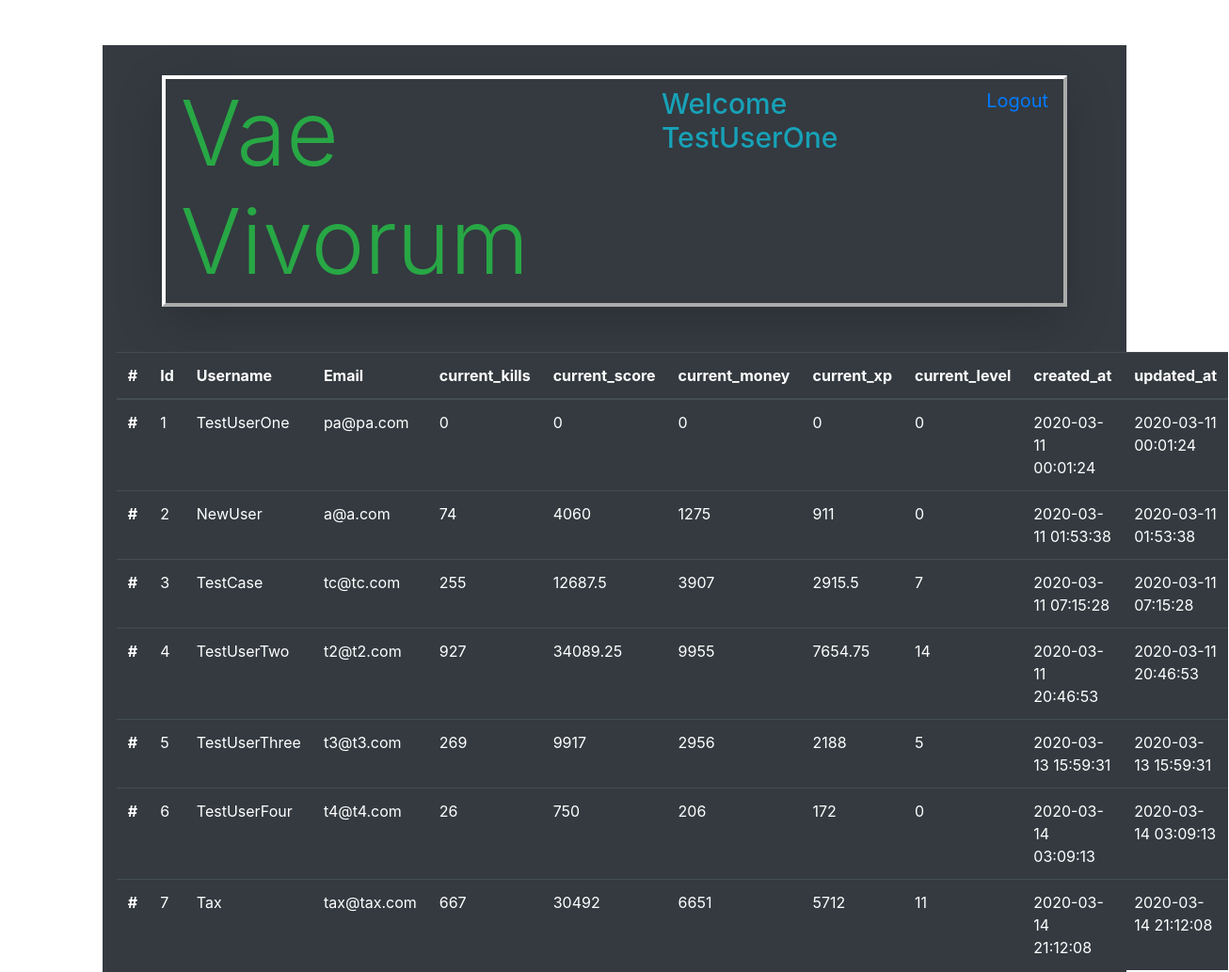
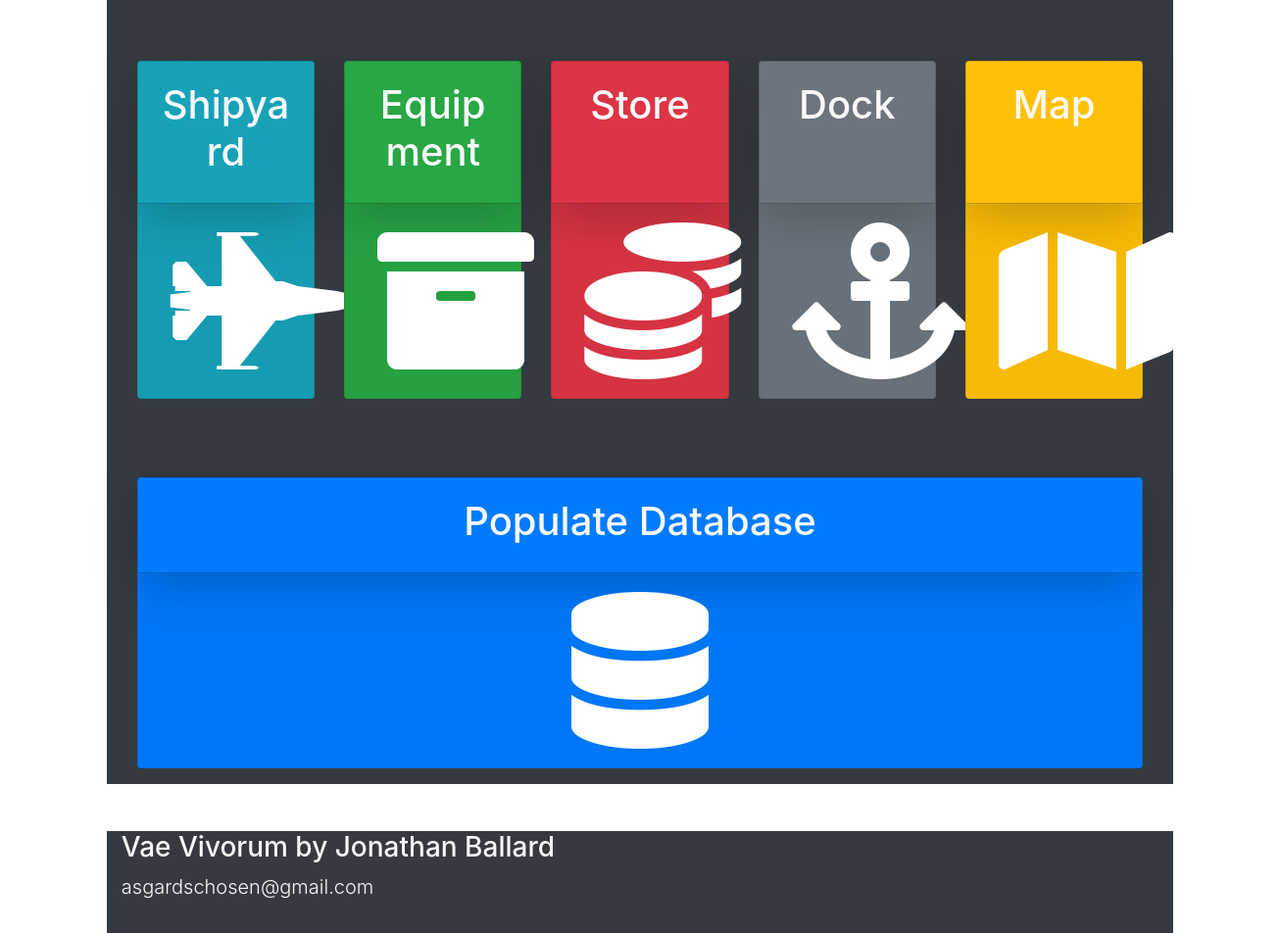
Page /admin (signed in) on the committed database (2 pictures, top to bottom).
### models.py (models this page shows)
class Users(db.Model):
    __tablename__ = "Users"
    id = db.Column(db.Integer, primary_key=True)
    username = db.Column(db.String(255))
    email = db.Column(db.String(255))
    password = db.Column(db.String(255))
    created_at = db.Column(db.DateTime)
    updated_at = db.Column(db.DateTime)
    current_kills = db.Column(db.Integer, default=0)
    current_score = db.Column(db.Integer, default=0)
    current_money = db.Column(db.Integer, default=0)
    current_xp = db.Column(db.Integer, default=0)
    current_level = db.Column(db.Integer, default=0)
    active_ship = db.Column(db.Integer, default=0)
    abilityPointsEarned = db.Column(db.Integer, default=0)
    abilityPointsSpent = db.Column(db.Integer, default = 0)
    passive1 = db.Column(db.Integer, default=0)
    passive2 = db.Column(db.Integer, default=0)
    passive3 = db.Column(db.Integer, default=0)
    passive4 = db.Column(db.Integer, default=0)
    passive5 = db.Column(db.Integer, default=0)
    passive6 = db.Column(db.Integer, default=0)
    passive7 = db.Column(db.Integer, default=0)
    passive8 = db.Column(db.Integer, default=0)
    passive9 = db.Column(db.Integer, default=0)
    passive10 = db.Column(db.Integer, default=0)
    passive11 = db.Column(db.Integer, default=0)
    passive12 = db.Column(db.Integer, default=0)
    passive13 = db.Column(db.Integer, default=0)
    passive14 = db.Column(db.Integer, default=0)
    passive15 = db.Column(db.Integer, default=0)
    passive16 = db.Column(db.Integer, default=0)
    passive17 = db.Column(db.Integer, default=0)
    passive18 = db.Column(db.Integer, default=0)
    passive19 = db.Column(db.Integer, default=0)
    passive20 = db.Column(db.Integer, default=0)
    character_active_ability_id = db.Column(db.Integer, db.ForeignKey("Active_Abilities.id", ondelete="cascade"))
    passive_abilities_this_user_has = db.relationship('User_Character', backref="characters_that_have_this_passive")

### app.py (the view)
@app.route('/admin')
def admin():
    thisUser = Users.query.get(session['id'])
    allUsers = Users.query.all()
    allMaps = Map.query.all()
    if session['id'] != 1 and thisUser.username != "Tax":
        return redirect('/')
    else:
        return render_template('admin.html', thisUser = thisUser, allUsers = allUsers, allMaps = allMaps )

### templates/admin.html (shortened to what this page needs)
<!DOCTYPE html>
<html lang="en">
<head>
    <link rel="stylesheet" href="https://stackpath.bootstrapcdn.com/bootstrap/4.4.1/css/bootstrap.min.css">
    <link rel="stylesheet" href="https://cdnjs.cloudflare.com/ajax/libs/font-awesome/5.11.2/css/all.css" />
    <link rel="stylesheet" type="text/css" href="{{ url_for('static', filename='css/style.css') }}">
</head>
<body>
    <div class="container bg-dark mt-5 text-warning pt-3 col-xl-10">
        <div id="topbar" class="d-flex flex-row mb-5 mx-5 mt-3 vaeBorder shadow-lg">
            <h1 class="display-1 d-inline-flex text-success ml-3">Vae Vivorum</h1>
            <h4 class="ml-auto d-inline-flex mt-2 text-info welcomeText" >Welcome {{ thisUser.username }}</h4>
            <a class="ml-5 d-inline-flex mt-2 mr-3 logoutLink" href="/logout">Logout</a>
        </div>
        <table class="table table-dark">
            <thead>
              <tr>
                <th scope="col">#</th>
                <th scope="col">Id</th>
                <th scope="col">Username</th>
                <th scope="col">Email</th>
                <th scope="col">current_kills</th>
                <th scope="col">current_score</th>
                <th scope="col">current_money</th>
                <th scope="col">current_xp</th>
                <th scope="col">current_level</th>
                <th scope="col">created_at</th>
                <th scope="col">updated_at</th>
              </tr>
            </thead>
            <tbody>
                {% for user in allUsers %}
                <tr>
                    <th scope="row">#</th>
                    <td>{{ user.id }}</td>
                    <td>{{ user.username }}</td>
                    <td>{{ user.email }}</td>
                    <td>{{ user.current_kills }}</td>
                    <td>{{ user.current_score }}</td>
                    <td>{{ user.current_money }}</td>
                    <td>{{ user.current_xp }}</td>
                    <td>{{ user.current_level }}</td>
                    <td>{{ user.created_at }}</td>
                    <td>{{ user.updated_at }}</td>
                </tr>
                {% endfor %}
            </tbody>
          </table>
    <div class="card-deck iconDiv mt-5 p-3 mb-5">
        <div class="card iconCard bg-info">
            <div class="card-body shadow-lg">
                <h1 class="card-title mb-2 text-light text-center">Shipyard</h1>
            </div>
            <div class="card-footer">
                <a href="/ships"><div class="linkIcon"><i class="img-fluid btn fas fa-10x fa-fighter-jet"></i></div></a>
            </div>
        </div>
        <div class="card iconCard bg-success">
            <div class="card-body shadow-lg">
                <h1 class="card-title mb-2 text-light text-center">Equipment</h1>
            </div>
            <div class="card-footer">
                <a href="/equipment"><div class="linkIcon"><i class="img-fluid btn fas fa-10x fa-archive"></i></div></a>
            </div>
        </div>
        <div class="card iconCard bg-danger">
            <div class="card-body shadow-lg">
                <h1 class="card-title mb-2 text-light text-center">Store</h1>
            </div>
            <div class="card-footer">
                <a href="/store"><div class="linkIcon"><i class="img-fluid btn fas fa-10x fa-coins"></i></div></a>
            </div>
        </div>
        <div class="card iconCard bg-secondary">
            <div class="card-body shadow-lg">
                <h1 class="card-title mb-2 text-light text-center">Dock</h1>
            </div>
            <div class="card-footer">
                <a href="/dock"><div class="linkIcon"><i class="img-fluid btn fas fa-10x fa-anchor"></i></div></a>
            </div>
        </div>
        <div class="card iconCard bg-warning">
            <div class="card-body shadow-lg">
                <h1 class="card-title mb-2 text-light text-center">Map</h1>
            </div>
            <div class="card-footer">
                <a href="/map"><div class="linkIcon"><i class="img-fluid btn fas fa-10x fa-map"></i></div></a>
            </div>
        </div>
    </div>
    <div class="card-deck iconDiv mt-5 p-3 mb-5">
        <div class="card iconCard bg-primary">
            <div class="card-body shadow-lg">
                <h1 class="card-title mb-2 text-light text-center">Populate Database</h1>
            </div>
            <div class="card-footer">
                <a href="/populateDatabase"><div class="linkIcon"><i class="img-fluid btn fas fa-10x fa-database"></i></div></a>
            </div>
        </div>
    </div>
    </div>
<div id="bottombar" class="container bg-dark col-xl-10 mt-5 pb-3 text-light">
    <h3>Vae Vivorum by Jonathan Ballard</h3>
    <p class="lead">asgardschosen@gmail.com</p>
</div>
</body>
</html>

### static/css/style.css (style rules this page uses)
.linkIcon { display: block; text-align: center; }
.fas { color: white; }
.vaeBorder { border: 4px outset white; }
.logoutLink { font-size: 20px; }
.welcomeText { font-size: 30px; }

### rows in the picture
Users: username "TestUserOne", id "1", email "pa@pa.com", current_kills "0", current_score "0", current_money "0", current_xp "0", current_level "0", created_at "2020-03-11 00:01:24", updated_at "2020-03-11 00:01:24"
Users: id "2", username "NewUser", email "a@a.com", current_kills "74", current_score "4060", current_money "1275", current_xp "911", current_level "0", created_at "2020-03-11 01:53:38", updated_at "2020-03-11 01:53:38"
Users: id "3", username "TestCase", email "tc@tc.com", current_kills "255", current_score "12687.5", current_money "3907", current_xp "2915.5", current_level "7", created_at "2020-03-11 07:15:28", updated_at "2020-03-11 07:15:28"
Users: id "4", username "TestUserTwo", email "t2@t2.com", current_kills "927", current_score "34089.25", current_money "9955", current_xp "7654.75", current_level "14", created_at "2020-03-11 20:46:53", updated_at "2020-03-11 20:46:53"
Users: id "5", username "TestUserThree", email "t3@t3.com", current_kills "269", current_score "9917", current_money "2956", current_xp "2188", current_level "5", created_at "2020-03-13 15:59:31", updated_at "2020-03-13 15:59:31"
Users: id "6", username "TestUserFour", email "t4@t4.com", current_kills "26", current_score "750", current_money "206", current_xp "172", current_level "0", created_at "2020-03-14 03:09:13", updated_at "2020-03-14 03:09:13"
Users: id "7", username "Tax", email "tax@tax.com", current_kills "667", current_score "30492", current_money "6651", current_xp "5712", current_level "11", created_at "2020-03-14 21:12:08", updated_at "2020-03-14 21:12:08"
